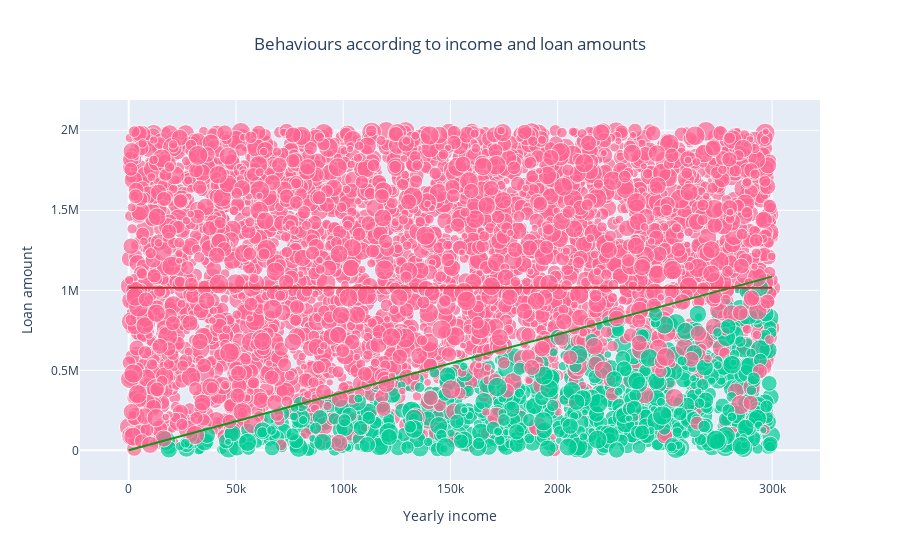

The notebook cell saved with this chart:
### Code cell
fig = go.Figure()
fig.add_trace(go.Scatter(
                 x=datasink[get_decision_borrower_yearly_income],
                 y=datasink[get_decision_amount],
                 mode='markers',
                 marker_size=array_normalize(datasink[get_decision_borrower_credit_score], 20), 
                 marker_color=set_colors(datasink[get_decision_approval]),
                 text=datasink[get_decision_approval], 
                 hovertext=datasink[get_decision_id],
                 hovertemplate="<b>Income:</b> %{x}<br><b>Loan amount:</b> %{y}<br><b>Approval:</b> %{text}<br><b>Id:</b> %{hovertext}<extra></extra>",
                 name='V1'
))


fig.add_trace(
    go.Scatter(
        x=np.array([0, max(datasink[get_decision_borrower_yearly_income])]),
        y=max(datasink.query(select_approved_decision)[get_decision_amount]/datasink.query(select_approved_decision)[get_decision_borrower_yearly_income])*np.array([0, max(datasink[get_decision_borrower_yearly_income])]),
        mode="lines",
        line=go.scatter.Line(color="#109618"),
        showlegend=False)
)
fig.add_trace(
    go.Scatter(
        x=np.array([0, max(datasink[get_decision_borrower_yearly_income])]),
        y=max(datasink.query(select_approved_decision)[get_decision_amount])*np.array([1, 1]),
        mode="lines",
        line=go.scatter.Line(color="#B82E2E"), ##B82E2E
        showlegend=False)
)


fig.update_xaxes(title_text='Yearly income')
fig.update_yaxes(title_text='Loan amount')

fig.update_layout(
    barmode='stack', 
    showlegend=False,
    title={'text': f"Behaviours according to income and loan amounts",
          'x':0.5,
          'xanchor': 'center'
    })

iplot(fig)

### Figure 1 — Plotly figure (JSON) as saved in the notebook; plotly's stock layout.template omitted (floating-point values rounded to 4 significant figures; data arrays with more than 128 entries replaced by an {"elided": "..."} marker saying what was removed)
{"data": [{"hovertemplate": "<b>Income:</b> %{x}<br><b>Loan amount:</b> %{y}<br><b>Approval:</b> %{text}<br><b>Id:</b> %{hovertext}<extra></extra>", "hovertext": {"elided": "5000 str values"}, "marker": {"color": {"elided": "5000 str values"}, "size": {"elided": "5000 float values"}}, "mode": "markers", "name": "V1", "text": {"elided": "5000 str values"}, "type": "scatter", "x": {"elided": "5000 int values"}, "y": {"elided": "5000 int values"}}, {"line": {"color": "#109618"}, "mode": "lines", "showlegend": false, "type": "scatter", "x": [0, 299943], "y": [0, 1085000.0]}, {"line": {"color": "#B82E2E"}, "mode": "lines", "showlegend": false, "type": "scatter", "x": [0, 299943], "y": [1016179, 1016179]}], "layout": {"barmode": "stack", "showlegend": false, "title": {"text": "Behaviours according to income and loan amounts", "x": 0.5, "xanchor": "center"}, "xaxis": {"title": {"text": "Yearly income"}}, "yaxis": {"title": {"text": "Loan amount"}}}}
